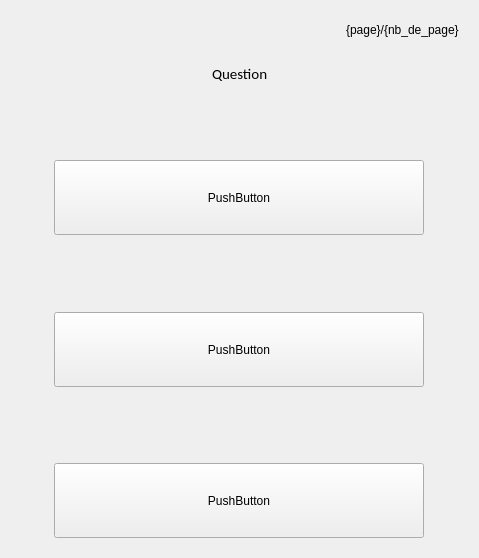
<?xml version="1.0" encoding="UTF-8"?>
<ui version="4.0">
 <class>ApplicationQuestion</class>
 <widget class="QWidget" name="ApplicationQuestion">
  <property name="geometry">
   <rect>
    <x>0</x>
    <y>0</y>
    <width>479</width>
    <height>558</height>
   </rect>
  </property>
  <property name="windowTitle">
   <string>Form</string>
  </property>
  <layout class="QVBoxLayout" name="verticalLayout">
   <item>
    <widget class="QWidget" name="widget_5" native="true">
     <layout class="QHBoxLayout" name="horizontalLayout_5">
      <item>
       <spacer name="horizontalSpacer_9">
        <property name="orientation">
         <enum>Qt::Horizontal</enum>
        </property>
        <property name="sizeHint" stdset="0">
         <size>
          <width>40</width>
          <height>20</height>
         </size>
        </property>
       </spacer>
      </item>
      <item>
       <widget class="QLabel" name="label_page">
        <property name="text">
         <string>{page}/{nb_de_page}</string>
        </property>
       </widget>
      </item>
     </layout>
    </widget>
   </item>
   <item>
    <widget class="QWidget" name="widget" native="true">
     <layout class="QHBoxLayout" name="horizontalLayout">
      <item>
       <spacer name="horizontalSpacer">
        <property name="orientation">
         <enum>Qt::Horizontal</enum>
        </property>
        <property name="sizeHint" stdset="0">
         <size>
          <width>40</width>
          <height>20</height>
         </size>
        </property>
       </spacer>
      </item>
      <item>
       <widget class="QLabel" name="label_question">
        <property name="font">
         <font>
          <family>Calibri</family>
          <pointsize>11</pointsize>
         </font>
        </property>
        <property name="text">
         <string>Question</string>
        </property>
       </widget>
      </item>
      <item>
       <spacer name="horizontalSpacer_2">
        <property name="orientation">
         <enum>Qt::Horizontal</enum>
        </property>
        <property name="sizeHint" stdset="0">
         <size>
          <width>40</width>
          <height>20</height>
         </size>
        </property>
       </spacer>
      </item>
     </layout>
    </widget>
   </item>
   <item>
    <spacer name="verticalSpacer">
     <property name="orientation">
      <enum>Qt::Vertical</enum>
     </property>
     <property name="sizeHint" stdset="0">
      <size>
       <width>20</width>
       <height>40</height>
      </size>
     </property>
    </spacer>
   </item>
   <item>
    <widget class="QWidget" name="widget_2" native="true">
     <layout class="QHBoxLayout" name="horizontalLayout_2">
      <item>
       <spacer name="horizontalSpacer_3">
        <property name="orientation">
         <enum>Qt::Horizontal</enum>
        </property>
        <property name="sizeHint" stdset="0">
         <size>
          <width>40</width>
          <height>20</height>
         </size>
        </property>
       </spacer>
      </item>
      <item>
       <widget class="QPushButton" name="pushButton_answer1">
        <property name="minimumSize">
         <size>
          <width>370</width>
          <height>75</height>
         </size>
        </property>
        <property name="text">
         <string>PushButton</string>
        </property>
       </widget>
      </item>
      <item>
       <spacer name="horizontalSpacer_4">
        <property name="orientation">
         <enum>Qt::Horizontal</enum>
        </property>
        <property name="sizeHint" stdset="0">
         <size>
          <width>40</width>
          <height>20</height>
         </size>
        </property>
       </spacer>
      </item>
     </layout>
    </widget>
   </item>
   <item>
    <spacer name="verticalSpacer_2">
     <property name="orientation">
      <enum>Qt::Vertical</enum>
     </property>
     <property name="sizeHint" stdset="0">
      <size>
       <width>20</width>
       <height>40</height>
      </size>
     </property>
    </spacer>
   </item>
   <item>
    <widget class="QWidget" name="widget_3" native="true">
     <layout class="QHBoxLayout" name="horizontalLayout_3">
      <item>
       <spacer name="horizontalSpacer_5">
        <property name="orientation">
         <enum>Qt::Horizontal</enum>
        </property>
        <property name="sizeHint" stdset="0">
         <size>
          <width>40</width>
          <height>20</height>
         </size>
        </property>
       </spacer>
      </item>
      <item>
       <widget class="QPushButton" name="pushButton_answer2">
        <property name="minimumSize">
         <size>
          <width>370</width>
          <height>75</height>
         </size>
        </property>
        <property name="text">
         <string>PushButton</string>
        </property>
       </widget>
      </item>
      <item>
       <spacer name="horizontalSpacer_6">
        <property name="orientation">
         <enum>Qt::Horizontal</enum>
        </property>
        <property name="sizeHint" stdset="0">
         <size>
          <width>40</width>
          <height>20</height>
         </size>
        </property>
       </spacer>
      </item>
     </layout>
    </widget>
   </item>
   <item>
    <spacer name="verticalSpacer_3">
     <property name="orientation">
      <enum>Qt::Vertical</enum>
     </property>
     <property name="sizeHint" stdset="0">
      <size>
       <width>20</width>
       <height>40</height>
      </size>
     </property>
    </spacer>
   </item>
   <item>
    <widget class="QWidget" name="widget_4" native="true">
     <layout class="QHBoxLayout" name="horizontalLayout_4">
      <item>
       <spacer name="horizontalSpacer_7">
        <property name="orientation">
         <enum>Qt::Horizontal</enum>
        </property>
        <property name="sizeHint" stdset="0">
         <size>
          <width>40</width>
          <height>20</height>
         </size>
        </property>
       </spacer>
      </item>
      <item>
       <widget class="QPushButton" name="pushButton_answer3">
        <property name="minimumSize">
         <size>
          <width>370</width>
          <height>75</height>
         </size>
        </property>
        <property name="text">
         <string>PushButton</string>
        </property>
       </widget>
      </item>
      <item>
       <spacer name="horizontalSpacer_8">
        <property name="orientation">
         <enum>Qt::Horizontal</enum>
        </property>
        <property name="sizeHint" stdset="0">
         <size>
          <width>40</width>
          <height>20</height>
         </size>
        </property>
       </spacer>
      </item>
     </layout>
    </widget>
   </item>
  </layout>
 </widget>
 <resources/>
 <connections/>
</ui>
